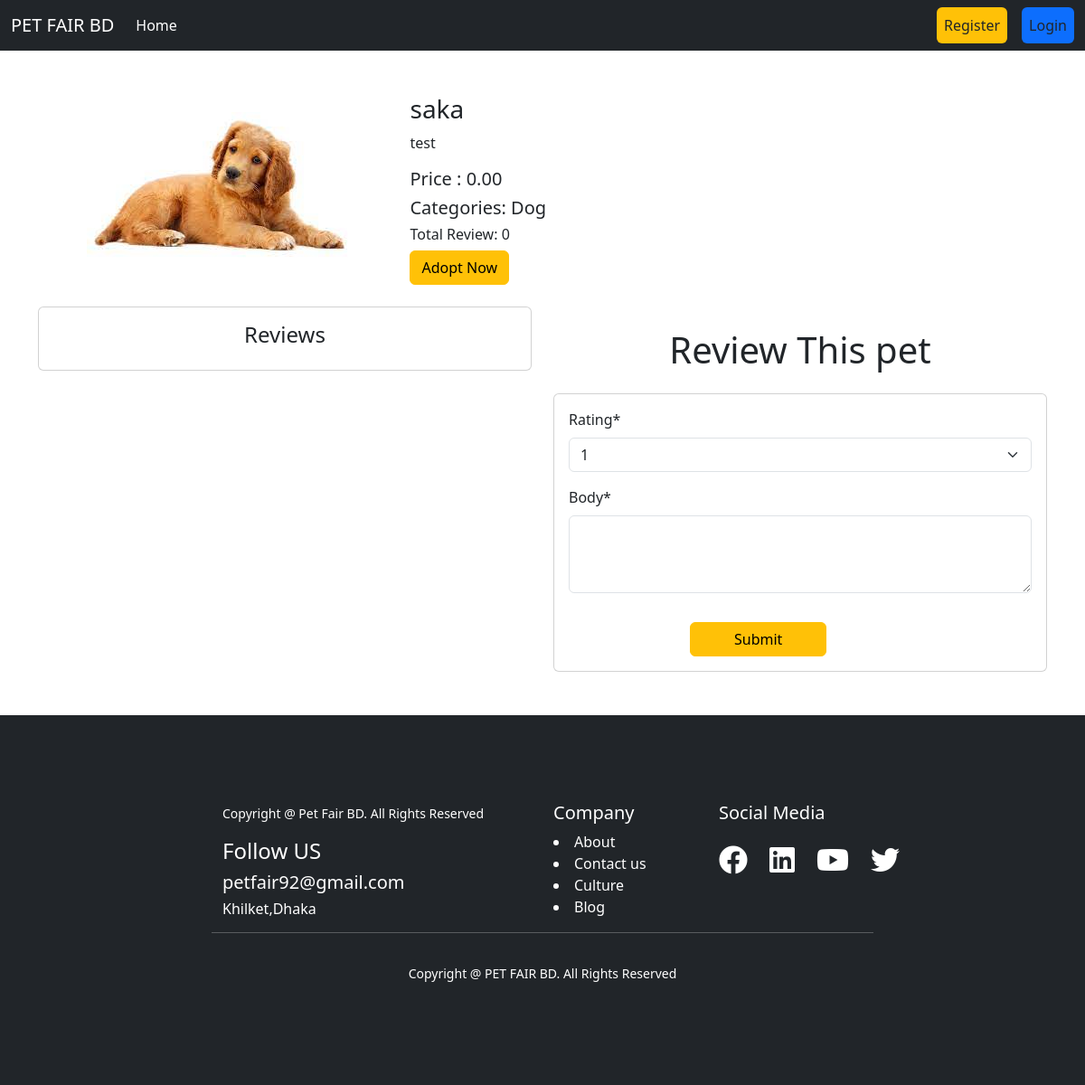
The app's page /pet/pet_detail/1, older data.
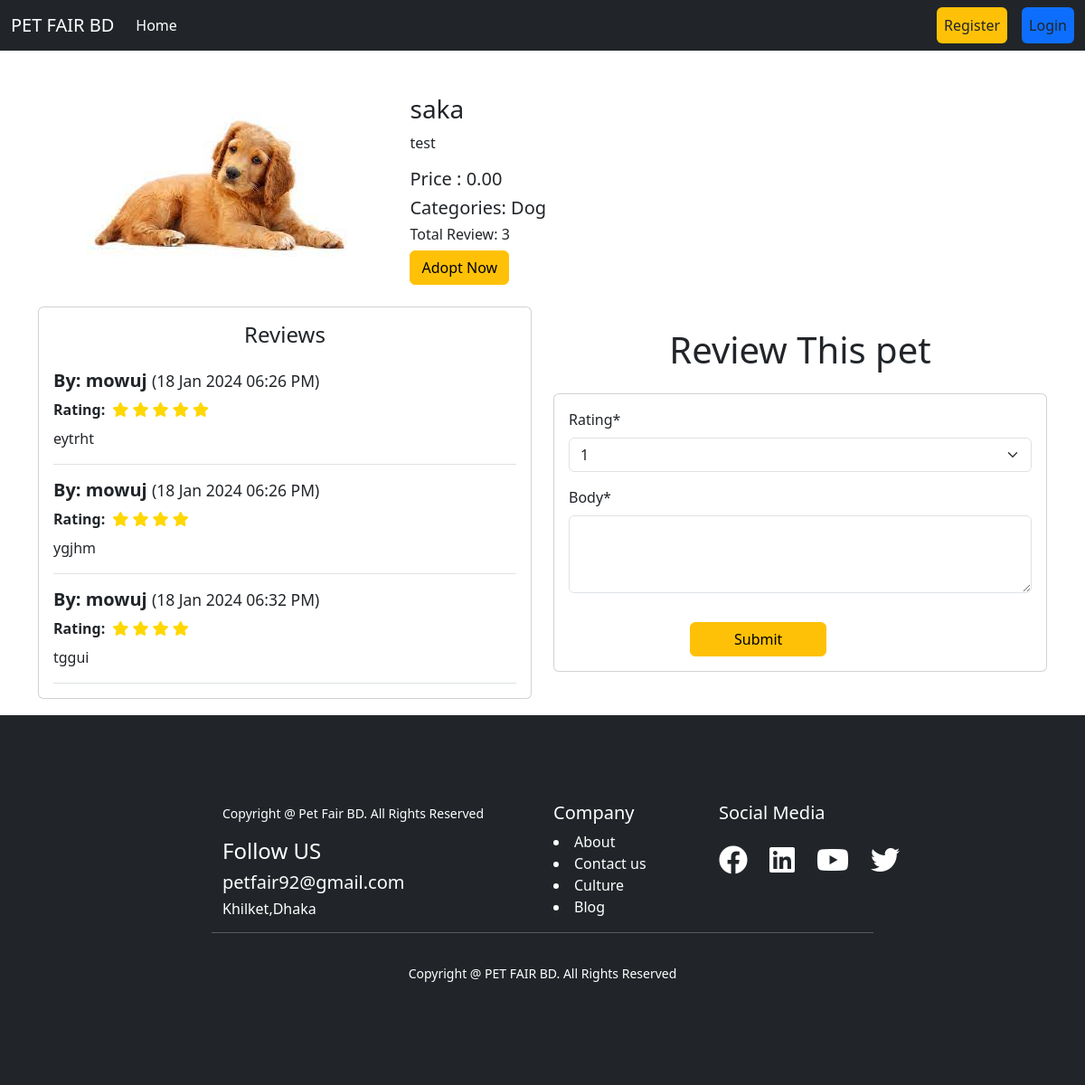
The same page, newer data.
### pet/models.py (models this page shows, shortened)
class Category(models.Model):
    name=models.CharField(max_length=50)
    slug=models.SlugField(max_length=50,unique=True)

class Review(models.Model):
    user = models.ForeignKey(
        User, related_name="reviews", on_delete=models.CASCADE)
    pet = models.ForeignKey(
        Pet, related_name='reviews', on_delete=models.CASCADE)
    rating = models.IntegerField(choices=RATING)
    body = models.TextField()
    models.DateTimeField(auto_now_add=True)
    timestamps = models.DateTimeField(auto_now_add=True)

### pet/views.py (the view, shortened to what this page needs)
# urls.py: path('pet_detail/<int:id>', PetDetailView.as_view(), name="pet_detail"),
class PetDetailView(DetailView):
    model = Pet
    pk_url_kwarg = 'id'
    template_name = 'pet/pet_detail.html'
    context_object_name = 'pet'
    def get_context_data(self, **kwargs):
        context = super().get_context_data(**kwargs)
        pet = self.get_object()
        review = pet.reviews.all()
        review_form = ReviewForm()
        context['review'] = review
        context['review_form'] = review_form
        return context

### pet/forms.py
class ReviewForm(forms.ModelForm):
    rating = forms.ChoiceField(choices=RATING)
    body = forms.CharField(widget=forms.Textarea(attrs={'rows': 3}))
    class Meta:
        model = Review
        fields = ['rating','body']

### pet/templates/pet/pet_detail.html (shortened to what this page needs)
{% extends "base.html" %}
{% load crispy_forms_tags %}
{% block content %}
<div class="container">
<div class="rows">
  <div class="d-flex justify-content-center align-items-center gap-5 mt-5 col-10">
  <div class="col-4">
    <img src="{{pet.image.url}}" alt="" class="w-80">
  </div>
  <div class="col-6">
    <h3>{{pet.name}}</h3>
    <p>{{pet.description}}</p>
    <h5>Price : {{pet.price}}</h5>
    <h5>Categories: {% for cat in pet.category.all %} {{cat.name}} {% if not forloop.last %}, {% endif %} {% endfor %}</h5>
    <h6>Total Review: {{ review | length }}</h6>
    <form action="{% url 'buy_pet' pet.id %}" method="post">
  <input type="submit" class="btn btn-warning" value="Adopt Now">
</form>
  </div>
</div>
</div>
<div class="row mt-4">
  <div class="col-6">
    <div class="card">
  <div class="card-body">
    <h4 class="card-title text-center">Reviews</h4>
    {% for review_item in review %}
      <div class="border-bottom py-3">
        <div class="mb-2">
          <h5 class="m-0 fw-bold">By: {{ review_item.user.username }} <small class="fw-normal">({{ review_item.timestamps|date:"d M Y h:i A" }})</small> </h5>
        </div>
        <div class="d-flex align-items-center mb-2">
          <p class="m-0 me-2 fw-bold">Rating:</p>
          <div class="star-rating">
            {% for _ in "x"|ljust:review_item.rating|slice:":5" %}
              <i class="fa fa-star" style="color: gold;"></i>
            {% endfor %}
          </div>
        </div>
        <p class="m-0">{{ review_item.body }}</p>
      </div>
    {% endfor %}
  </div>
</div>
  </div>
  <div class="col-6 mb-5">
    <h1 class="text-center my-4">Review This pet</h1>
    <div class="card">
      <div class="card-body">
        <form action="" class="w-100" method="post">
          {{ review_form | crispy }}
          <div class="row justify-content-center">
                <div class="col-6">
                    <input class="btn btn-warning btn-block mt-3 px-5" type="submit" value="Submit" />
                </div>
            </div>
        </form>
      </div>
    </div>
  </div>
</div>
</div>
{% endblock content %}

Row changes from the older to the newer data that the page shows:
added Review: user.username "mowuj", timestamps "18 Jan 2024 06:26 PM", rating 5 (drawn), body "eytrht"
added Review: user.username "mowuj", timestamps "18 Jan 2024 06:26 PM", rating 4 (drawn), body "ygjhm"
added Review: user.username "mowuj", timestamps "18 Jan 2024 06:32 PM", rating 4 (drawn), body "tggui"
Text that changed along with them:
{{ review | length }}: "0" → "3"
